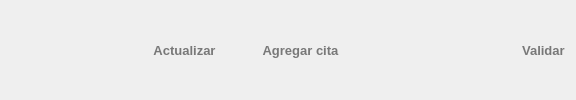
       <widget class="QWidget" name="widget_buttons" native="true">
        <property name="font">
         <font>
          <family>Bradley Hand ITC</family>
         </font>
        </property>
        <layout class="QHBoxLayout" name="horizontalLayout_27">
         <property name="leftMargin">
          <number>20</number>
         </property>
         <property name="topMargin">
          <number>0</number>
         </property>
         <property name="rightMargin">
          <number>0</number>
         </property>
         <property name="bottomMargin">
          <number>0</number>
         </property>
         <item>
          <widget class="QLabel" name="l_logo">
           <property name="maximumSize">
            <size>
             <width>61</width>
             <height>38</height>
            </size>
           </property>
           <property name="font">
            <font>
             <family>Bookshelf Symbol 7</family>
            </font>
           </property>
           <property name="toolTip">
            <string>&lt;html&gt;&lt;head/&gt;&lt;body&gt;&lt;p&gt;Click para ver logo, el cual quedara impreso en la esquina superior derecha de las documentos PDF creados&lt;/p&gt;&lt;/body&gt;&lt;/html&gt;</string>
           </property>
           <property name="text">
            <string/>
           </property>
           <property name="pixmap">
            <pixmap resource="assets.qrc">:/icons/photo_logo.png</pixmap>
           </property>
           <property name="scaledContents">
            <bool>true</bool>
           </property>
          </widget>
         </item>
         <item>
          <spacer name="horizontalSpacer_5">
           <property name="font">
            <font>
             <family>Bradley Hand ITC</family>
            </font>
           </property>
           <property name="orientation">
            <enum>Qt::Horizontal</enum>
           </property>
           <property name="sizeHint" stdset="0">
            <size>
             <width>40</width>
             <height>20</height>
            </size>
           </property>
          </spacer>
         </item>
         <item>
          <spacer name="horizontalSpacer_39">
           <property name="orientation">
            <enum>Qt::Horizontal</enum>
           </property>
           <property name="sizeHint" stdset="0">
            <size>
             <width>40</width>
             <height>20</height>
            </size>
           </property>
          </spacer>
         </item>
         <item>
          <spacer name="horizontalSpacer_6">
           <property name="font">
            <font>
             <family>Bradley Hand ITC</family>
            </font>
           </property>
           <property name="orientation">
            <enum>Qt::Horizontal</enum>
           </property>
           <property name="sizeHint" stdset="0">
            <size>
             <width>40</width>
             <height>20</height>
            </size>
           </property>
          </spacer>
         </item>
         <item>
          <widget class="QPushButton" name="pb_update_server_info">
           <property name="enabled">
            <bool>false</bool>
           </property>
           <property name="minimumSize">
            <size>
             <width>0</width>
             <height>50</height>
            </size>
           </property>
           <property name="font">
            <font>
             <family>Segoe UI</family>
             <pointsize>10</pointsize>
             <weight>75</weight>
             <bold>true</bold>
            </font>
           </property>
           <property name="styleSheet">
            <string notr="true">QPushButton{
	border-radius: 6px;
	color:rgb(120, 120, 120);
}
QPushButton:hover:!pressed{
	  background-color: #EEEEEE; 
}</string>
           </property>
           <property name="text">
            <string>Actualizar</string>
           </property>
           <property name="icon">
            <iconset resource="assets.qrc">
             <normaloff>:/icons/update.png</normaloff>:/icons/update.png</iconset>
           </property>
           <property name="iconSize">
            <size>
             <width>50</width>
             <height>28</height>
            </size>
           </property>
           <property name="flat">
            <bool>true</bool>
           </property>
          </widget>
         </item>
         <item>
          <spacer name="horizontalSpacer_37">
           <property name="orientation">
            <enum>Qt::Horizontal</enum>
           </property>
           <property name="sizeHint" stdset="0">
            <size>
             <width>40</width>
             <height>20</height>
            </size>
           </property>
          </spacer>
         </item>
         <item>
          <widget class="QPushButton" name="pb_agregar_cita">
           <property name="minimumSize">
            <size>
             <width>0</width>
             <height>50</height>
            </size>
           </property>
           <property name="font">
            <font>
             <family>Segoe UI</family>
             <pointsize>10</pointsize>
             <weight>75</weight>
             <bold>true</bold>
            </font>
           </property>
           <property name="styleSheet">
            <string notr="true">QPushButton{
	border-radius: 6px;
	color:rgb(120, 120, 120);
}
QPushButton:hover:!pressed{
	  background-color: #EEEEEE; 
}</string>
           </property>
           <property name="text">
            <string>Agregar cita</string>
           </property>
           <property name="icon">
            <iconset resource="assets.qrc">
             <normaloff>:/icons/calendar.png</normaloff>:/icons/calendar.png</iconset>
           </property>
           <property name="iconSize">
            <size>
             <width>50</width>
             <height>25</height>
            </size>
           </property>
           <property name="flat">
            <bool>true</bool>
           </property>
          </widget>
         </item>
         <item>
          <spacer name="horizontalSpacer_38">
           <property name="orientation">
            <enum>Qt::Horizontal</enum>
           </property>
           <property name="sizeHint" stdset="0">
            <size>
             <width>40</width>
             <height>20</height>
            </size>
           </property>
          </spacer>
         </item>
         <item>
          <widget class="MyLabelMenuChildAnimated" name="l_opciones_pdf">
           <property name="font">
            <font>
             <family>Bradley Hand ITC</family>
            </font>
           </property>
           <property name="toolTip">
            <string>&lt;html&gt;&lt;head/&gt;&lt;body&gt;&lt;p&gt;Abrir opciones de PDF&lt;/p&gt;&lt;/body&gt;&lt;/html&gt;</string>
           </property>
           <property name="text">
            <string/>
           </property>
           <property name="pixmap">
            <pixmap resource="assets.qrc">:/icons/opciones_pdf.png</pixmap>
           </property>
           <property name="scaledContents">
            <bool>true</bool>
           </property>
          </widget>
         </item>
         <item>
          <spacer name="horizontalSpacer">
           <property name="font">
            <font>
             <family>Bradley Hand ITC</family>
            </font>
           </property>
           <property name="orientation">
            <enum>Qt::Horizontal</enum>
           </property>
           <property name="sizeHint" stdset="0">
            <size>
             <width>40</width>
             <height>20</height>
            </size>
           </property>
          </spacer>
         </item>
         <item>
          <spacer name="horizontalSpacer_40">
           <property name="orientation">
            <enum>Qt::Horizontal</enum>
           </property>
           <property name="sizeHint" stdset="0">
            <size>
             <width>40</width>
             <height>20</height>
            </size>
           </property>
          </spacer>
         </item>
         <item>
          <spacer name="horizontalSpacer_4">
           <property name="font">
            <font>
             <family>Bradley Hand ITC</family>
            </font>
           </property>
           <property name="orientation">
            <enum>Qt::Horizontal</enum>
           </property>
           <property name="sizeHint" stdset="0">
            <size>
             <width>40</width>
             <height>20</height>
            </size>
           </property>
          </spacer>
         </item>
         <item>
          <widget class="QPushButton" name="pb_cerrar_tarea">
           <property name="minimumSize">
            <size>
             <width>0</width>
             <height>50</height>
            </size>
           </property>
           <property name="font">
            <font>
             <family>Segoe UI</family>
             <pointsize>10</pointsize>
             <weight>75</weight>
             <bold>true</bold>
            </font>
           </property>
           <property name="styleSheet">
            <string notr="true">QPushButton{
	border-radius: 6px;
	color:rgb(120, 120, 120);
}
QPushButton:hover:!pressed{
	  background-color: #EEEEEE; 
}</string>
           </property>
           <property name="text">
            <string> Validar   </string>
           </property>
           <property name="icon">
            <iconset resource="assets.qrc">
             <normaloff>:/icons/accept.png</normaloff>:/icons/accept.png</iconset>
           </property>
           <property name="iconSize">
            <size>
             <width>50</width>
             <height>25</height>
            </size>
           </property>
           <property name="flat">
            <bool>true</bool>
           </property>
          </widget>
         </item>
        </layout>
       </widget>
